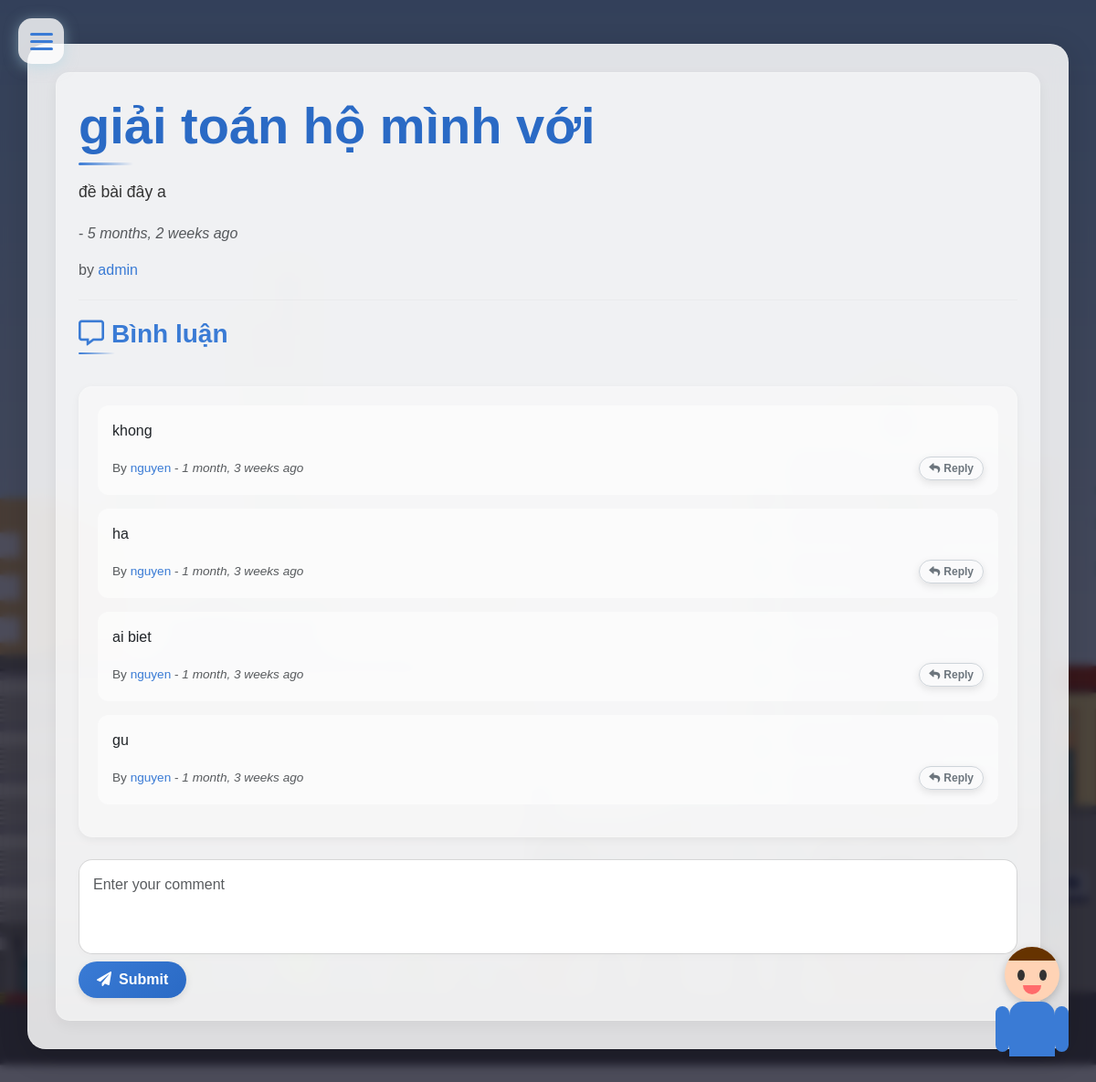
Screenshot of /forum/giai-toan-ho-minh-voi-20241119124923 with the database file from the repository.
### forums/models.py (models this page shows, shortened)
class Forum(models.Model):
    user = models.ForeignKey(settings.AUTH_USER_MODEL, on_delete=models.CASCADE)
    title = models.CharField(max_length=100)
    slug = models.SlugField(unique=True)
    desc = models.TextField()
    created_at = models.DateTimeField(auto_now_add=True)

class Comment(models.Model):
    user = models.ForeignKey(settings.AUTH_USER_MODEL, on_delete=models.CASCADE)
    forum = models.ForeignKey(Forum, on_delete=models.CASCADE)
    desc = models.TextField()
    created_at = models.DateTimeField(auto_now_add=True)
    edited = models.BooleanField(default=False)
    edited_at = models.DateTimeField(null=True, blank=True)
    parent = models.ForeignKey('self', null=True, blank=True, related_name='replies', on_delete=models.CASCADE)

### forums/views.py (the view)
# urls.py: path('<slug:slug>', ForumDetailView.as_view(), name='forum-detail'),
class ForumDetailView(DetailView):
    model = Forum
    template_name = 'forum_detail.html'
    context_object_name = 'forum'
    def get_context_data(self, **kwargs):
        context = super().get_context_data(**kwargs)
        forum = self.get_object()
        parent_comments = Comment.objects.filter(forum=forum, parent__isnull=True)
        context['parent_comments'] = parent_comments
        context['user'] = forum.user
        return context

### templates/forum_detail.html (shortened to what this page needs)
{% load static %}
{% load humanize %}
<!DOCTYPE html>
<html lang="en">
<head>
    <link rel="stylesheet" href="/static/cssQuan/bootstrap.min.css">
    <link rel="stylesheet" href="/static/css/style.css">
    <link rel="stylesheet" href="https://cdnjs.cloudflare.com/ajax/libs/font-awesome/5.15.4/css/all.min.css">
    <link href='https://unpkg.com/boxicons@2.1.4/css/boxicons.min.css' rel='stylesheet'>
</head>
<body class="fade-in">
    {% include "Components/newmenu.html" %}
    <div class="container my-5">
        <div class="jumbotron p-4">
            <h1 class="display-4">{{object.title}}</h1>
            <p class="lead">{{ object.desc }}</p>
            <p class="text-muted">- <i>{{object.created_at | naturaltime}}</i></p>
            <p class="text-muted">by <a href="{% url 'forum-by' object.user %}">{{ object.user }}</a></p>
            <hr>
            <h3><i class="far fa-comment-alt me-2"></i>Bình luận</h3>
            <div class="comments-section mb-4" id="comments-container">
                {% for comment in parent_comments %}
                    <div class="comment-wrapper" id="comment-{{ comment.id }}">
                        <div class="comment-content">
                            {{ comment.desc|linebreaks }}
                        </div>
                        <div class="comment-meta">
                            <div>
                                <span class="text-muted">By <a href="{% url 'forum-by' comment.user %}">{{ comment.user }}</a> - <i>{{comment.created_at | naturaltime}}</i></span>
                            </div>
                            <button class="btn btn-reply" onclick="toggleReplyForm('{{ comment.id }}')">
                                <i class="fas fa-reply me-1"></i>Reply
                            </button>
                        </div>
                    </div>
                {% endfor %}
            </div>
            <form method="post" action="{% url 'add-comment' forum.id %}">
                <textarea name="desc" class="form-control mb-2" rows="3" placeholder="Enter your comment" required=True></textarea>
                <button type="submit" class="btn btn-primary">
                    <i class="fas fa-paper-plane me-2"></i>Submit
                </button>
            </form>
        </div>
    </div>
    {% include "Components/chat_bubble.html" %}
</body>
</html>

### static/css/style.css (style rules this page uses)
* { font-family: 'Arial', 'Tahoma', 'Verdana', 'Roboto', 'Open Sans', sans-serif; }
body { background-image: url("../images/Bg1.jpg"); background-size: cover; background-repeat: no-repeat; background-attachment: fixed; background-position: center; }

### templates/forum_detail.html (style rules this page uses)
* { margin: 0; padding: 0; box-sizing: border-box; font-family: 'Arial', sans-serif; }
body { background-image: url('/static/images/Ptit.jpg'); background-size: cover; background-repeat: no-repeat; background-attachment: fixed; background-position: center; position: relative; min-height: 100vh; }
body::before { content: ''; position: fixed; top: 0; left: 0; width: 100%; height: 100%; background-color: rgba(0, 0, 20, 0.7); backdrop-filter: blur(5px); -webkit-backdrop-filter: blur(5px); z-index: -1; pointer-events: none; }
.fade-in { animation: fadeIn 0.5s ease-in; }
.container { background: rgba(255, 255, 255, 0.85); border-radius: 20px; box-shadow: 0 8px 32px rgba(0, 0, 0, 0.15); backdrop-filter: blur(10px); -webkit-backdrop-filter: blur(10px); padding: 30px; margin-top: 80px; margin-bottom: 50px; transition: all 0.3s ease; border: 1px solid rgba(255, 255, 255, 0.18); }
.jumbotron { background: rgba(255, 255, 255, 0.5); border-radius: 15px; padding: 30px; box-shadow: 0 5px 15px rgba(0, 0, 0, 0.05); transition: all 0.3s ease; border: 1px solid rgba(255, 255, 255, 0.18); position: relative; }
.display-4 { color: #2a6ac5; font-weight: 700; margin-bottom: 15px; position: relative; padding-bottom: 10px; }
.display-4::after { content: ''; position: absolute; bottom: 0; left: 0; width: 60px; height: 3px; background: linear-gradient(90deg, #3a7bd5, transparent); border-radius: 3px; }
.lead { font-size: 1.1rem; color: #333; margin-bottom: 20px; line-height: 1.6; }
.btn { border-radius: 30px; padding: 8px 20px; font-weight: 600; transition: all 0.3s ease; box-shadow: 0 3px 8px rgba(0, 0, 0, 0.1); border: none; }
.btn-primary { background: linear-gradient(135deg, #3a7bd5, #2a6ac5); }
.comments-section { background: rgba(250, 250, 250, 0.6); border-radius: 15px; padding: 20px; margin-top: 15px; margin-bottom: 25px; box-shadow: 0 3px 10px rgba(0, 0, 0, 0.05); border: 1px solid rgba(255, 255, 255, 0.18); }
h3 { color: #3a7bd5; font-weight: 600; margin-bottom: 20px; position: relative; display: inline-block; padding-bottom: 5px; }
h3::after { content: ''; position: absolute; bottom: 0; left: 0; width: 40px; height: 2px; background: linear-gradient(90deg, #3a7bd5, transparent); border-radius: 2px; }
.form-control { border-radius: 15px; padding: 15px; resize: none; border: 1px solid rgba(0, 0, 0, 0.1); box-shadow: 0 3px 8px rgba(0, 0, 0, 0.02); transition: all 0.3s ease; }
a { color: #3a7bd5; text-decoration: none; transition: all 0.2s; }
.text-muted { color: #6c757d; }
hr { border-color: rgba(0, 0, 0, 0.1); margin: 20px 0; }
.comment-wrapper { background: rgba(255, 255, 255, 0.5); border-radius: 12px; padding: 15px; margin-bottom: 15px; position: relative; border: 1px solid rgba(255, 255, 255, 0.1); }
.comment-content { margin-bottom: 10px; margin-right: 80px; }
.comment-meta { display: flex; justify-content: space-between; align-items: center; font-size: 0.85rem; }
.btn-reply { padding: 3px 10px; font-size: 0.75rem; background: transparent; border: 1px solid #ced4da; color: #6c757d; }

### rows the page displays
Forum: title "giải toán hộ mình với", desc "đề bài đây a", created_at "5 months, 2 weeks ago", user "admin"
Comment: desc "khong", user "nguyen", created_at "1 month, 3 weeks ago"
Comment: desc "ha", user "nguyen", created_at "1 month, 3 weeks ago"
Comment: desc "ai biet", user "nguyen", created_at "1 month, 3 weeks ago"
Comment: desc "gu", user "nguyen", created_at "1 month, 3 weeks ago"
